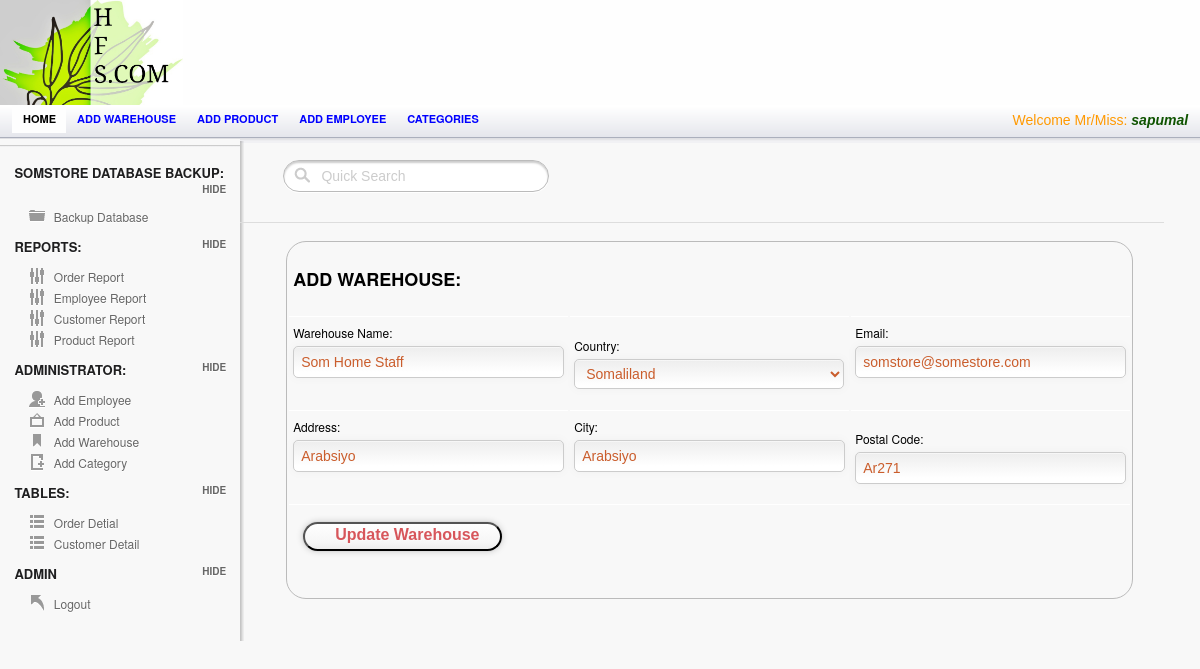
/Admin/wareViewUpdate.php?update=9 (signed in), run on an earlier commit of the app's database.
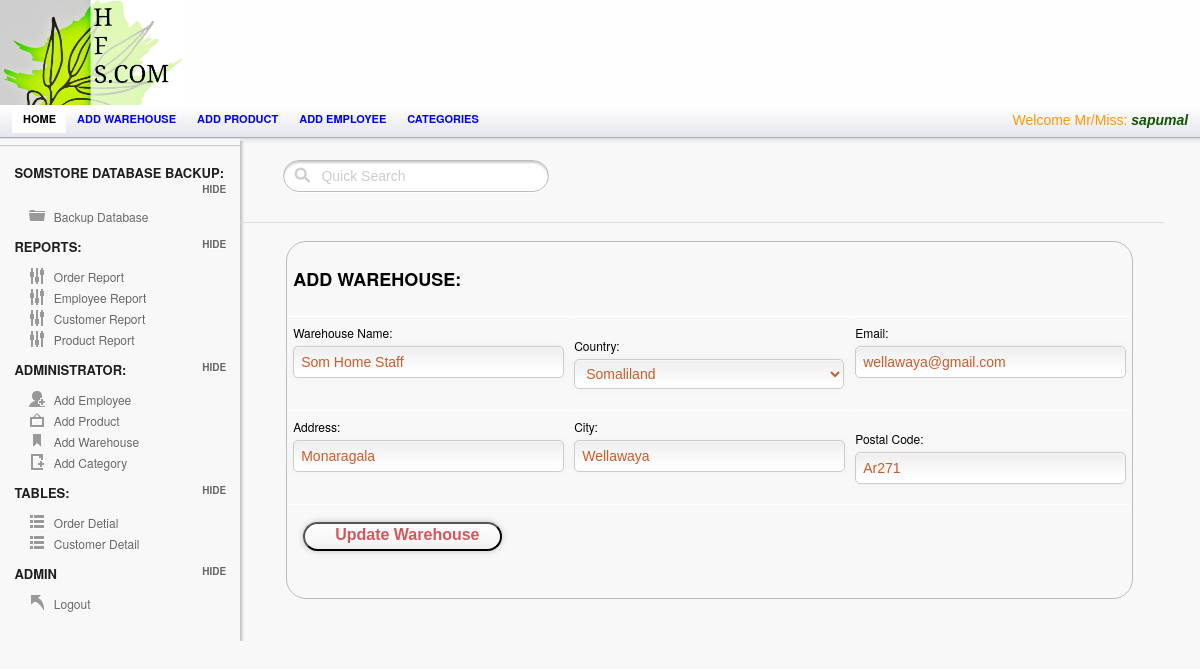
And on a later commit of the database.
### tables this page shows
CREATE TABLE `warehouse` (
  `Warehouse_ID` int(255) NOT NULL AUTO_INCREMENT,
  `Country` varchar(25) NOT NULL,
  `City` varchar(25) NOT NULL,
  `Address` varchar(55) NOT NULL,
  `PostalCode` varchar(55) NOT NULL,
  `Email` varchar(35) NOT NULL,
  `Warehouse` varchar(55) NOT NULL,
  PRIMARY KEY (`Warehouse_ID`),
  UNIQUE KEY `Email` (`Email`),
  UNIQUE KEY `PostalCode` (`PostalCode`)
);

### session.php (called while the page is built, shortened)
<?php
include('config.php');
$check=$_SESSION['login_username'];
$session=mysqli_query($mysqli, "select Username from employee where Username='$check' ");
$row=mysqli_fetch_array($session);
$login_session=$row['Username'];
?>

### Admin/wareViewUpdate.php (the view, shortened to what this page needs)
<?php
include("../session.php");
include("../config.php");
 ?>
<!doctype html>
<html lang="en">
<head>
	<link rel="stylesheet" href="css/layout.css" type="text/css" media="screen" />
</head>
<body>
<div id="container">
	   <div id="header">
		<div id="logo-banner">
				<div id="logo">
					<a href="index.php"><img src="images/logo.png" alt="" /></a>
				</div>
				<div id="banner">
				</div>
		</div>
		</div>
	<div id="content-wrap">
	<section id="secondary_bar">
               <nav>
                <ul>
                    <li class="selected"><a href="index.php">Home</a></li>
                    <li><a href="add_warehouse.php">Add warehouse</a></li>
                    <li><a href="add_product.php">Add product</a></li>
                    <li><a href="Employee.php">Add employee</a></li>
                    <li><a href="add_category.php">Categories</a></li>
                    <li class="logout"> <span class="check"> <?php echo "Welcome Mr/Miss:   ". "<font color='##fa5400'><i><b>".$login_session."</b></i></font>" ;?> </span></li>
                </ul>
            </nav>
	</section>
<aside id="sidebar" class="column">
		<hr/>
		<h3> SomStore Database Backup:</h3>
		<ul class="toggle">
		    <li class="icn_folder"><a href="Backup.php">Backup Database</a></li>
		</ul>
		<h3>Reports:</h3>
		<ul class="toggle">
		    <li class="icn_settings"><a href="a_report.php" target="_blank">Order Report</a></li>
			<li class="icn_settings"><a href="EmployeeReport.php">Employee Report</a></li>
			<li class="icn_settings"><a href="CustomerReport.php">Customer Report</a></li>
			<li class="icn_settings"><a href="ProductReport.php"> Product Report</a></li>
		</ul>
		<h3>Administrator:</h3>
		<ul class="toggle">
		    <li class="icn_add_user"><a href="Employee.php">Add Employee</a></li>
			<li class="icn_photo"><a href="add_product.php">Add Product</a></li>
			<li class="icn_tags"><a href="add_warehouse.php">Add Warehouse</a></li>
			<li class="icn_new_article"><a href="add_category.php">Add Category</a></li>
		</ul>
        <h3>Tables:</h3>
		<ul class="toggle">
		    <li class="icn_categories"><a href="order.php">Order Detial</a></li>
     		<li class="icn_categories"><a href="customerTable.php">Customer Detail</a></li>
		</ul>
		<h3>Admin</h3>
		<ul class="toggle">
			<li class="icn_jump_back"><a href="../logout.php">Logout</a></li>
		</ul>
	</aside>
	<section id="main" class="column">
<?php
$update=$_GET['update'];
$result = mysqli_query($mysqli,"SELECT * FROM warehouse where Warehouse_ID ='$update'");
?>
<?php if($row = mysqli_fetch_array($result))
  {?>
	<div id="form_wrapper" class="form_wrapper"  >
	<form class="quick_search">
			<input type="text"  value="Quick Search" onfocus="if(!this._haschanged){this.value=''};this._haschanged=true;">
		</form>
		 <table>
					<form class="register active" id="myForm" action="wareUpdate.php"  method="POST">
					<th colspan="3"><h2>ADD WAREHOUSE:</h2> </th>
	<tr>
    <td>
		<label> Warehouse Name:</label>
		<input type="text" name="wname" id="wname"  value="<?php echo $row['Warehouse'];?>"  placeholder="Warehouse Name" required>
	</td>
   <td>
	<label>Country:</label>
		<select name="country" id="select"  value="<?php echo $row['Country'];?>"  placeholder="Select Country" required>
		  <option value="SOM" countrynum="252" selected="">Somaliland</option>
</select>
   </td>
   <td>
		<label>Email:</label>
		<input type="text" name="email" id="email" value="<?php echo $row['Email'];?>"  placeholder="Email" required>
	</td>
   </tr>
   <tr>
    <td>
		<label> Address:</label>
		<input type="text" name="address"  id="address" value="<?php echo $row['Address'];?>"  placeholder="Address" required>
	</td>
   <td>
       		<label> City:</label>
		<input type="text" name="city"  id="city" value="<?php echo $row['City'];?>"  placeholder="City" required>
  </td>
   <td>
	    <label> Postal Code:</label>
	<input type="text" name="pcode"  id="pcode" value="<?php echo $row['PostalCode'];?>"  placeholder="Postal Code" required>
   </td>
   </tr>
   <tr>
						<div class="bottom">
						<td colspan="3">
						<button type="submit"  name="submit"  class="a-btn"><span class="a-btn-text">Update Warehouse </span></button>
						</div>
   </tr>
</form>
					</table>
	</div>
 </div>
      <?php }?>
          </div>
</body>
</html>

What changed in the data, as far as the page shows it:
changed warehouse "Som Home Staff": email "somstore@somestore.com" → "wellawaya@gmail.com"; address "Arabsiyo" → "Monaragala"; city "Arabsiyo" → "Wellawaya"
